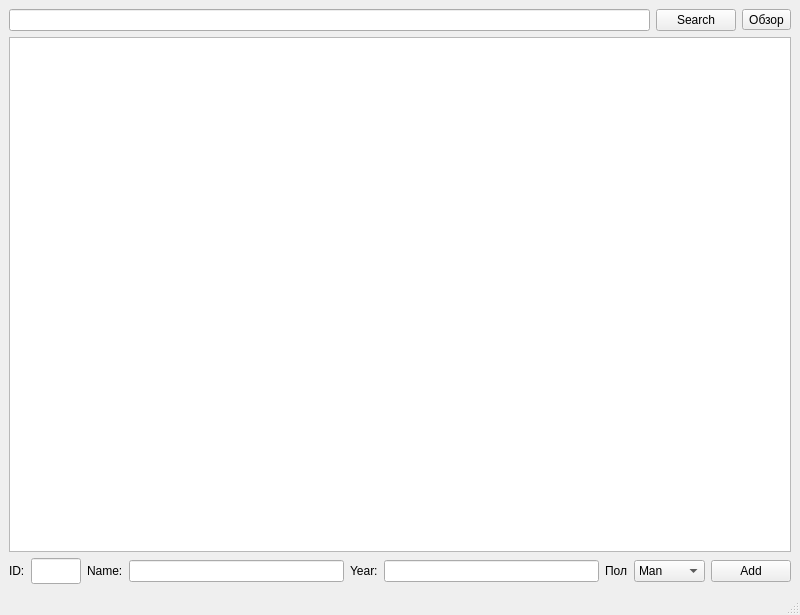
<?xml version="1.0" encoding="UTF-8"?>
<ui version="4.0">
 <class>MainWindow</class>
 <widget class="QMainWindow" name="MainWindow">
  <property name="geometry">
   <rect>
    <x>0</x>
    <y>0</y>
    <width>800</width>
    <height>615</height>
   </rect>
  </property>
  <property name="windowTitle">
   <string>MainWindow</string>
  </property>
  <widget class="QWidget" name="centralwidget">
   <layout class="QVBoxLayout" name="verticalLayout">
    <item>
     <layout class="QHBoxLayout" name="horizontalLayout">
      <item>
       <widget class="QLineEdit" name="editSearch"/>
      </item>
      <item>
       <widget class="QPushButton" name="buttonSearch">
        <property name="text">
         <string>Search</string>
        </property>
       </widget>
      </item>
      <item>
       <widget class="QToolButton" name="toolButton">
        <property name="text">
         <string>Обзор</string>
        </property>
       </widget>
      </item>
     </layout>
    </item>
    <item>
     <widget class="MyBrowser" name="textBrowser"/>
    </item>
    <item>
     <layout class="QHBoxLayout" name="horizontalLayout_2">
      <item>
       <widget class="QLabel" name="label">
        <property name="text">
         <string>ID:</string>
        </property>
       </widget>
      </item>
      <item>
       <widget class="QLineEdit" name="EditID">
        <property name="minimumSize">
         <size>
          <width>50</width>
          <height>26</height>
         </size>
        </property>
        <property name="maximumSize">
         <size>
          <width>50</width>
          <height>26</height>
         </size>
        </property>
       </widget>
      </item>
      <item>
       <widget class="QLabel" name="label_2">
        <property name="text">
         <string>Name:</string>
        </property>
       </widget>
      </item>
      <item>
       <widget class="QLineEdit" name="EditName"/>
      </item>
      <item>
       <widget class="QLabel" name="label_3">
        <property name="text">
         <string>Year:</string>
        </property>
       </widget>
      </item>
      <item>
       <widget class="QLineEdit" name="EditYear"/>
      </item>
      <item>
       <widget class="QLabel" name="label_4">
        <property name="text">
         <string>Пол</string>
        </property>
       </widget>
      </item>
      <item>
       <widget class="QComboBox" name="comboSex">
        <item>
         <property name="text">
          <string>Man</string>
         </property>
        </item>
        <item>
         <property name="text">
          <string>Female</string>
         </property>
        </item>
       </widget>
      </item>
      <item>
       <widget class="QPushButton" name="ButtonAdd">
        <property name="text">
         <string>Add</string>
        </property>
       </widget>
      </item>
     </layout>
    </item>
   </layout>
  </widget>
  <widget class="QMenuBar" name="menubar">
   <property name="geometry">
    <rect>
     <x>0</x>
     <y>0</y>
     <width>800</width>
     <height>26</height>
    </rect>
   </property>
  </widget>
  <widget class="QStatusBar" name="statusbar"/>
 </widget>
 <customwidgets>
  <customwidget>
   <class>MyBrowser</class>
   <extends>QTextBrowser</extends>
   <header location="global">mybrowser.h</header>
  </customwidget>
 </customwidgets>
 <resources/>
 <connections>
  <connection>
   <sender>buttonSearch</sender>
   <signal>clicked()</signal>
   <receiver>MainWindow</receiver>
   <slot>SearchEmploye()</slot>
   <hints>
    <hint type="sourcelabel">
     <x>759</x>
     <y>39</y>
    </hint>
    <hint type="destinationlabel">
     <x>496</x>
     <y>24</y>
    </hint>
   </hints>
  </connection>
  <connection>
   <sender>ButtonAdd</sender>
   <signal>clicked()</signal>
   <receiver>MainWindow</receiver>
   <slot>AddEmploye()</slot>
   <hints>
    <hint type="sourcelabel">
     <x>745</x>
     <y>555</y>
    </hint>
    <hint type="destinationlabel">
     <x>741</x>
     <y>578</y>
    </hint>
   </hints>
  </connection>
 </connections>
 <slots>
  <slot>SearchEmploye()</slot>
  <slot>AddEmploye()</slot>
 </slots>
</ui>
